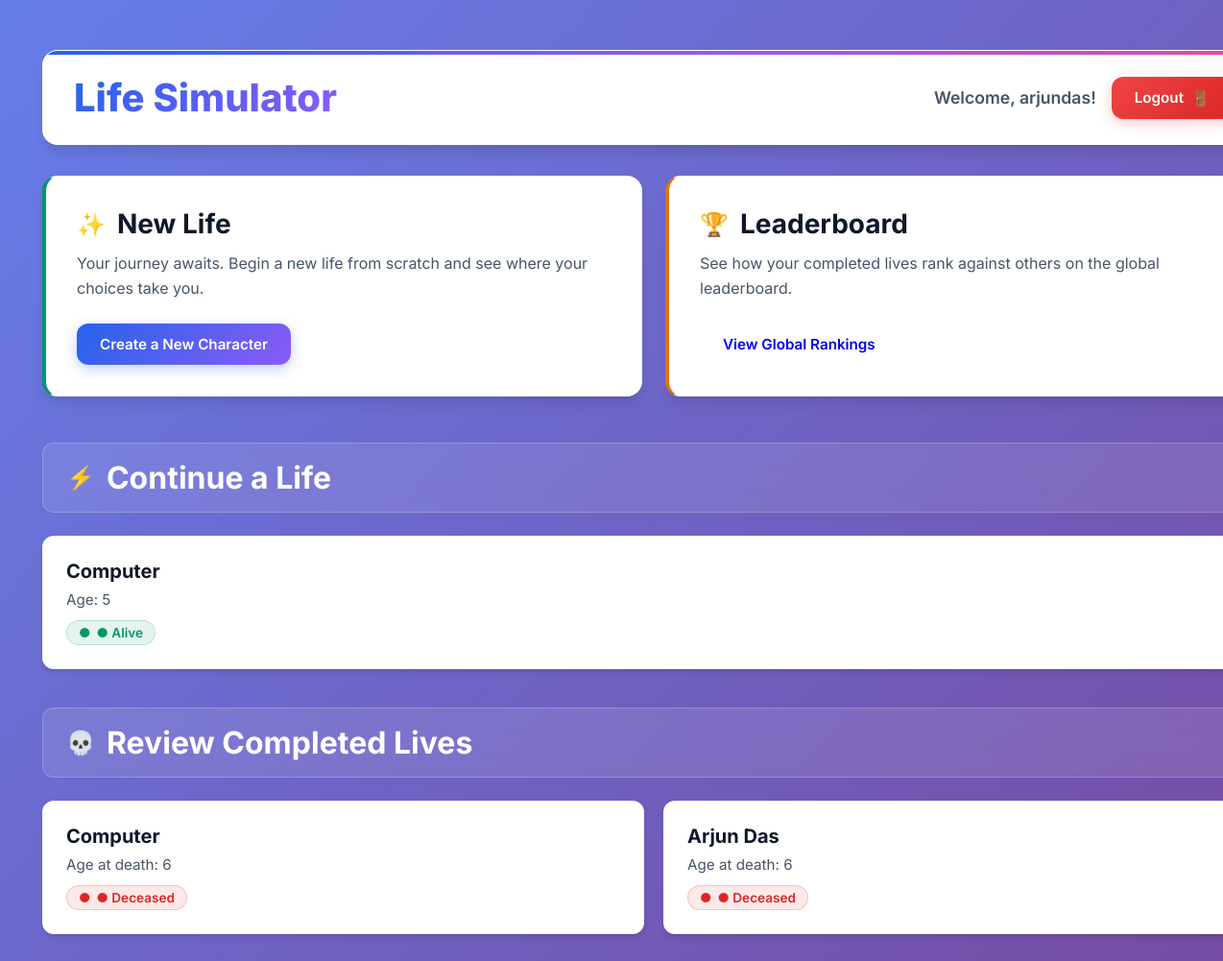
Page /dashboard (signed in) on the earlier database version.
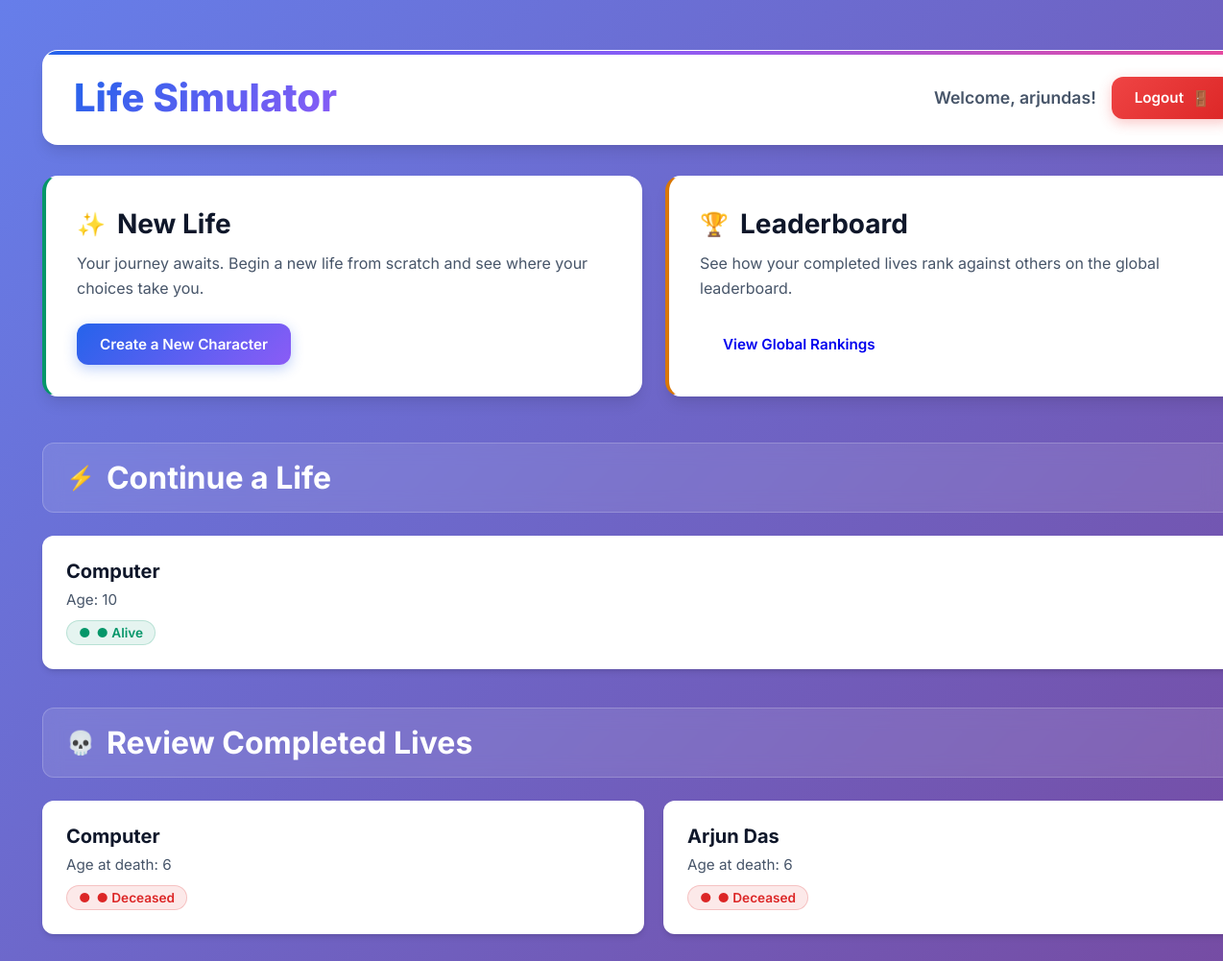
Same page on the later database version.
### app.py (models this page shows)
class Character(db.Model):
    id = db.Column(db.Integer, primary_key=True)
    user_id = db.Column(db.Integer, db.ForeignKey('user.id'), nullable=False)
    name = db.Column(db.String(100), nullable=False)
    gender = db.Column(db.String(50), nullable=False)
    is_alive = db.Column(db.Boolean, default=True, nullable=False)
    age = db.Column(db.Integer, default=0)
    score = db.Column(db.Integer, default=0)
    events = db.relationship('LifeEvent', backref='character', lazy=True, cascade="all, delete-orphan")
    attributes = db.relationship('Attribute', backref='character', lazy=True, cascade="all, delete-orphan")
    perks = db.relationship('Perk', backref='character', lazy=True, cascade="all, delete-orphan")
    choices = db.relationship('Choice', backref='character', lazy=True, cascade="all, delete-orphan")
    achievements = db.relationship('Achievement', backref='character', lazy=True, cascade="all, delete-orphan")

### app.py (the view)
@app.route('/dashboard')
@login_required
def dashboard():
    active_characters = Character.query.filter_by(user_id=current_user.id, is_alive=True).order_by(Character.id.desc()).all()
    completed_characters = Character.query.filter_by(user_id=current_user.id, is_alive=False).order_by(Character.id.desc()).all()
    return render_template('dashboard.html', active_characters=active_characters, completed_characters=completed_characters)

### app.py (called while the page is built)
@login_manager.user_loader
def load_user(user_id): return User.query.get(int(user_id))

### templates/dashboard.html (shortened to what this page needs)
{% extends "base.html" %}
{% block content %}
<div class="main-container">
    <header class="main-header">
        <h1>Life Simulator</h1>
        <div class="user-info">
            <span>Welcome, {{ current_user.username }}!</span>
            <a href="{{ url_for('logout') }}" class="btn btn-logout">Logout</a>
        </div>
    </header>
    <div class="dashboard-grid">
        <div class="dashboard-card create-life-card">
            <h2>New Life</h2>
            <p>Your journey awaits. Begin a new life from scratch and see where your choices take you.</p>
            <a href="{{ url_for('create_character') }}" class="btn btn-primary">Create a New Character</a>
        </div>
        <div class="dashboard-card leaderboard-link-card">
            <h2>Leaderboard</h2>
            <p>See how your completed lives rank against others on the global leaderboard.</p>
            <a href="{{ url_for('leaderboard') }}" class="btn">View Global Rankings</a>
        </div>
    </div>
    {% if active_characters %}
    <div class="saves-section">
        <h2>Continue a Life</h2>
        <div class="saves-grid">
            {% for char in active_characters %}
            <a href="{{ url_for('life_view', character_id=char.id) }}" class="save-card">
                <h3>{{ char.name }}</h3>
                <p>Age: {{ char.age }}</p>
                <span class="status-alive">● Alive</span>
            </a>
            {% endfor %}
        </div>
    </div>
    {% endif %}
    {% if completed_characters %}
    <div class="saves-section">
        <h2>Review Completed Lives</h2>
        <div class="saves-grid">
            {% for char in completed_characters %}
            <a href="{{ url_for('life_view', character_id=char.id) }}" class="save-card">
                <h3>{{ char.name }}</h3>
                <p>Age at death: {{ char.age }}</p>
                <span class="status-dead">● Deceased</span>
            </a>
            {% endfor %}
        </div>
    </div>
    {% endif %}
</div>
{% endblock %}

Differences in the rows shown:
changed Character (number 1 of 3 on the later page): age "5" → "10"
